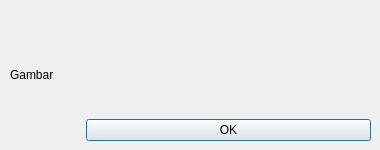
<?xml version="1.0" encoding="UTF-8"?>
<ui version="4.0">
 <class>PopupRegisterPanel</class>
 <widget class="QDialog" name="PopupRegisterPanel">
  <property name="geometry">
   <rect>
    <x>0</x>
    <y>0</y>
    <width>380</width>
    <height>150</height>
   </rect>
  </property>
  <property name="sizePolicy">
   <sizepolicy hsizetype="Preferred" vsizetype="Fixed">
    <horstretch>0</horstretch>
    <verstretch>0</verstretch>
   </sizepolicy>
  </property>
  <property name="windowTitle">
   <string>Dialog</string>
  </property>
  <widget class="QWidget" name="horizontalLayoutWidget">
   <property name="geometry">
    <rect>
     <x>10</x>
     <y>10</y>
     <width>361</width>
     <height>131</height>
    </rect>
   </property>
   <layout class="QHBoxLayout" name="horizontalLayout">
    <property name="sizeConstraint">
     <enum>QLayout::SetDefaultConstraint</enum>
    </property>
    <item>
     <widget class="QLabel" name="picLbl">
      <property name="sizePolicy">
       <sizepolicy hsizetype="Fixed" vsizetype="Fixed">
        <horstretch>0</horstretch>
        <verstretch>0</verstretch>
       </sizepolicy>
      </property>
      <property name="minimumSize">
       <size>
        <width>70</width>
        <height>70</height>
       </size>
      </property>
      <property name="maximumSize">
       <size>
        <width>70</width>
        <height>70</height>
       </size>
      </property>
      <property name="text">
       <string>Gambar</string>
      </property>
      <property name="scaledContents">
       <bool>true</bool>
      </property>
     </widget>
    </item>
    <item>
     <layout class="QVBoxLayout" name="verticalLayout">
      <item>
       <widget class="QLabel" name="aLabel">
        <property name="autoFillBackground">
         <bool>true</bool>
        </property>
        <property name="text">
         <string/>
        </property>
       </widget>
      </item>
      <item>
       <widget class="QPushButton" name="buttonOK">
        <property name="text">
         <string>OK</string>
        </property>
       </widget>
      </item>
     </layout>
    </item>
   </layout>
  </widget>
 </widget>
 <resources/>
 <connections/>
</ui>
